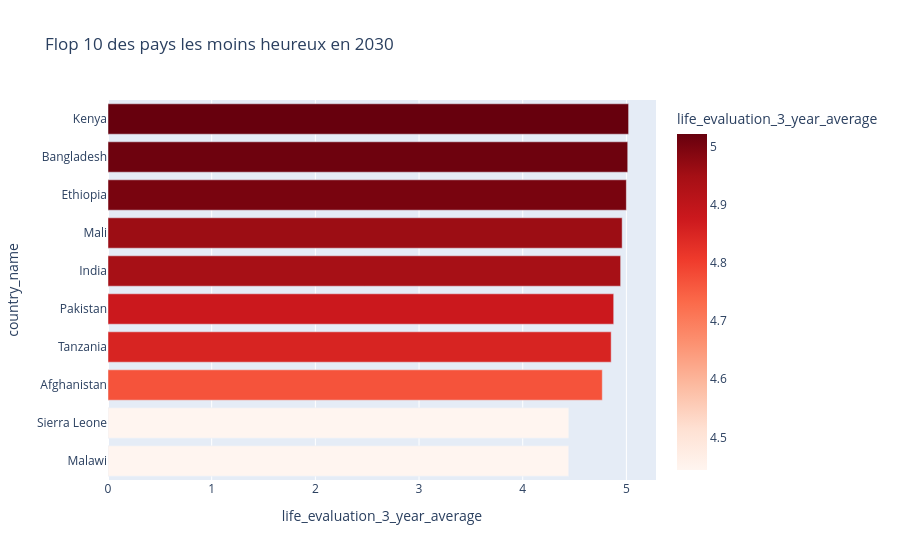

Notebook source saved alongside this figure:
### Code cell
fig = px.bar(
    flop10.sort_values("life_evaluation_3_year_average"),
    x="life_evaluation_3_year_average",
    y="country_name",
    orientation="h",
    title="Flop 10 des pays les moins heureux en 2030",
    color="life_evaluation_3_year_average",
    color_continuous_scale="Reds"
)
fig.show()

### Figure 1 — Plotly figure (JSON) as saved in the notebook; plotly's stock layout.template omitted (floating-point values rounded to 4 significant figures)
{"data": [{"alignmentgroup": "True", "hovertemplate": "life_evaluation_3_year_average=%{marker.color}<br>country_name=%{y}<extra></extra>", "legendgroup": "", "marker": {"color": [4.444, 4.445, 4.767, 4.853, 4.877, 4.944, 4.959, 5.0, 5.013, 5.021], "coloraxis": "coloraxis", "pattern": {"shape": ""}}, "name": "", "offsetgroup": "", "orientation": "h", "showlegend": false, "textposition": "auto", "type": "bar", "x": [4.444, 4.445, 4.767, 4.853, 4.877, 4.944, 4.959, 5.0, 5.013, 5.021], "xaxis": "x", "y": ["Malawi", "Sierra Leone", "Afghanistan", "Tanzania", "Pakistan", "India", "Mali", "Ethiopia", "Bangladesh", "Kenya"], "yaxis": "y"}], "layout": {"barmode": "relative", "coloraxis": {"colorbar": {"title": {"text": "life_evaluation_3_year_average"}}, "colorscale": [[0, "rgb(255,245,240)"], [0.125, "rgb(254,224,210)"], [0.25, "rgb(252,187,161)"], [0.375, "rgb(252,146,114)"], [0.5, "rgb(251,106,74)"], [0.625, "rgb(239,59,44)"], [0.75, "rgb(203,24,29)"], [0.875, "rgb(165,15,21)"], [1, "rgb(103,0,13)"]]}, "legend": {"tracegroupgap": 0}, "title": {"text": "Flop 10 des pays les moins heureux en 2030"}, "xaxis": {"anchor": "y", "domain": [0, 1], "title": {"text": "life_evaluation_3_year_average"}}, "yaxis": {"anchor": "x", "domain": [0, 1], "title": {"text": "country_name"}}}}
